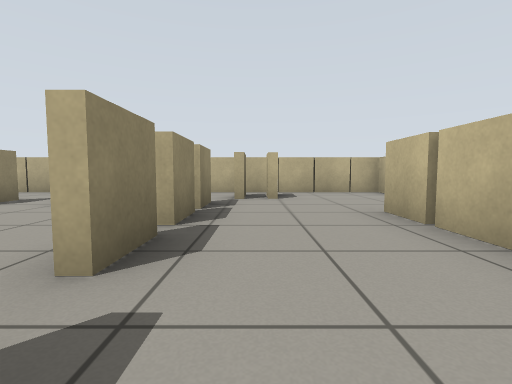
View 1 (above)

20 first-person views from a walk through a Gazebo world. The camera is 0.57 m above the floor, tilts 4° down and sees 85° across. The floor is counted in squares, 1 m on a side. Each view is taken from the middle of a square. On the plan, view 1 faces up. The plan holds only what a view shows up to about 9 squares ahead; the rest is blank.

View 2
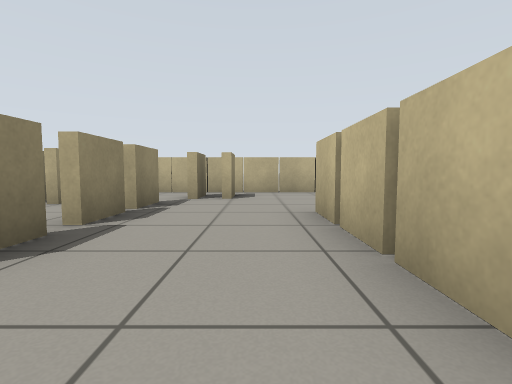

View 3
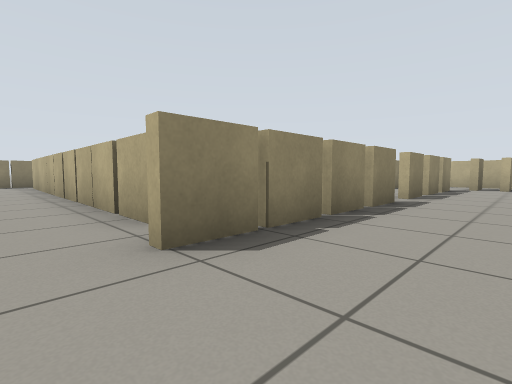

View 4
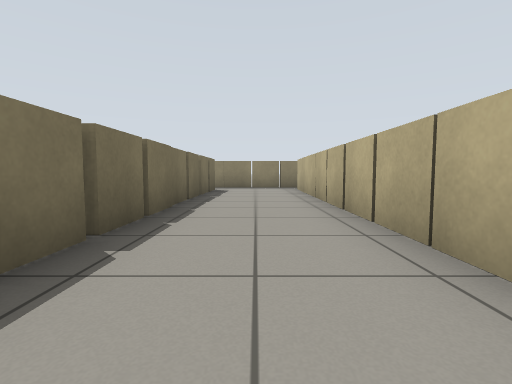

View 5
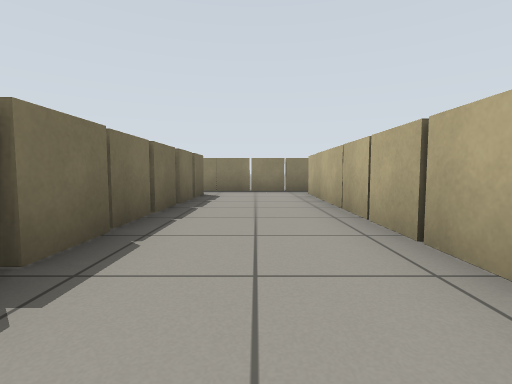

View 6
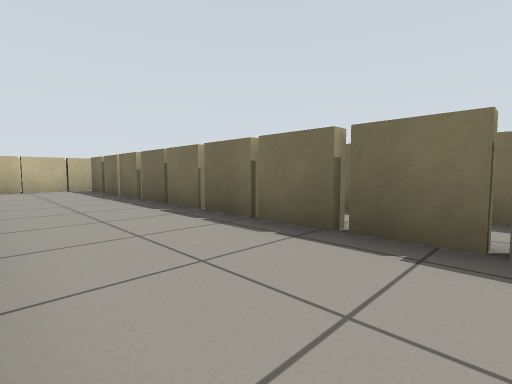

View 7
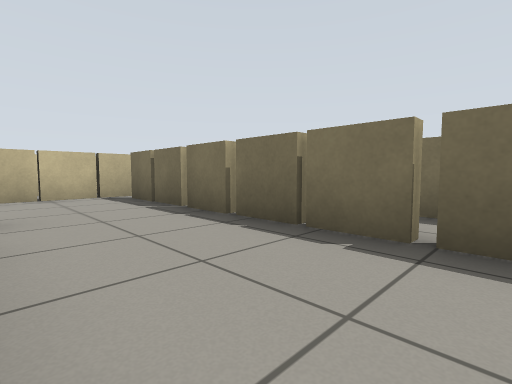

View 8
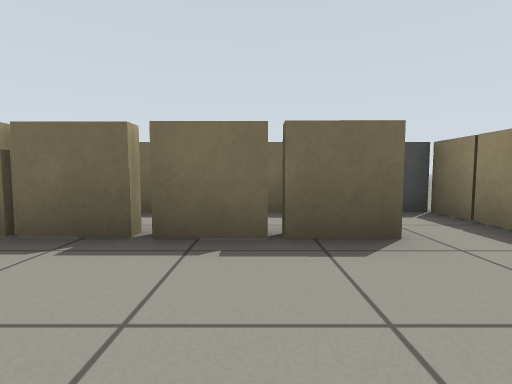

View 9
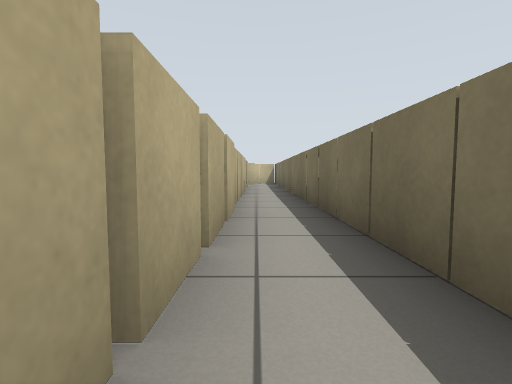

View 10
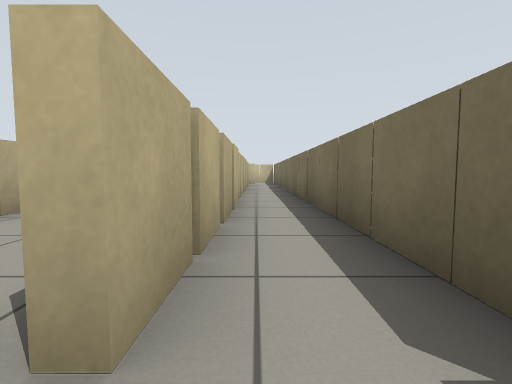

View 11
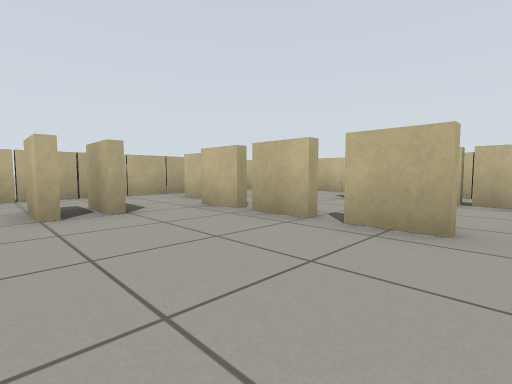

View 12
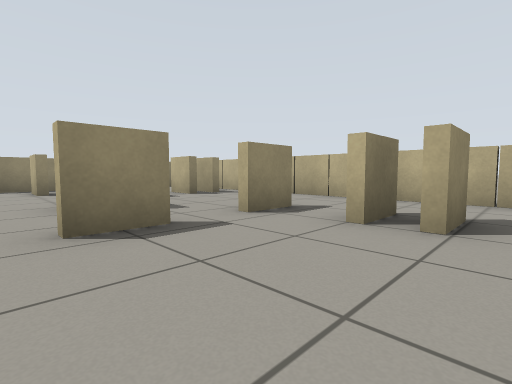

View 13
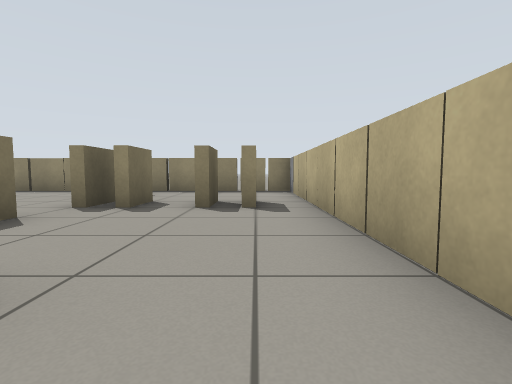

View 14
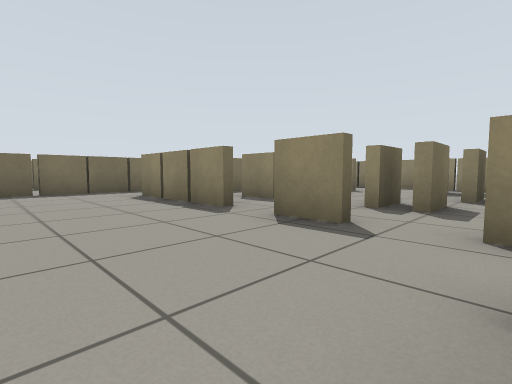

View 15
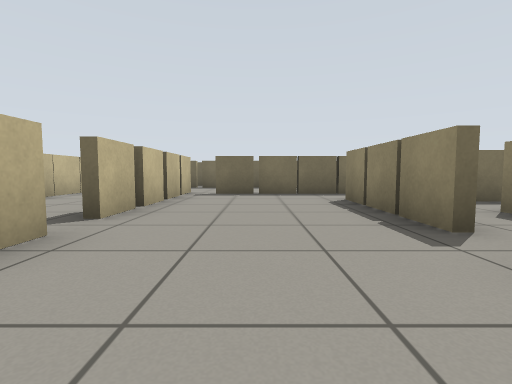

View 16
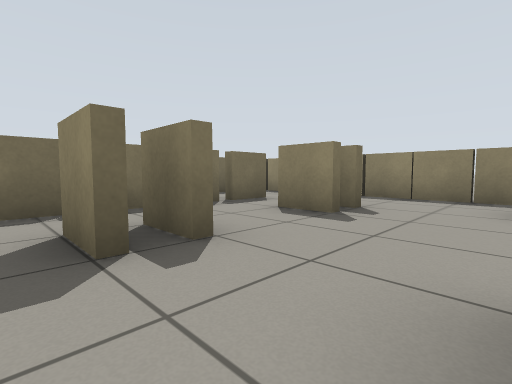

View 17
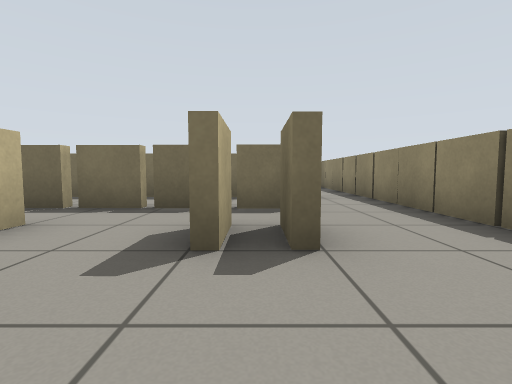

View 18
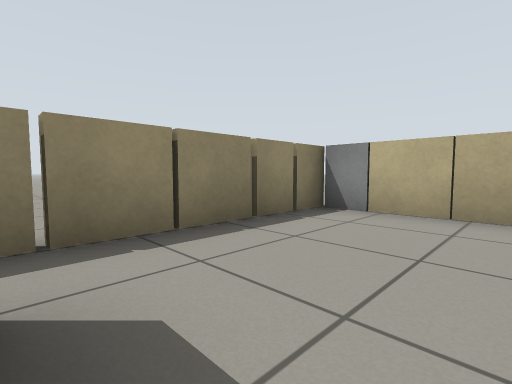

View 19
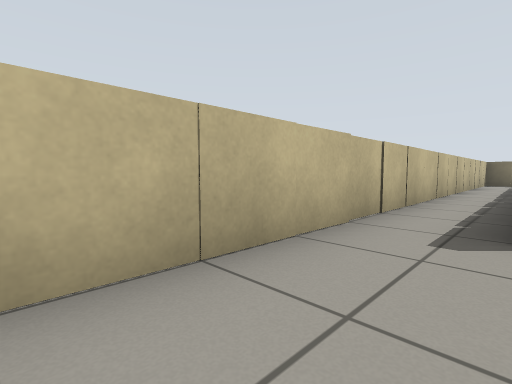

View 20
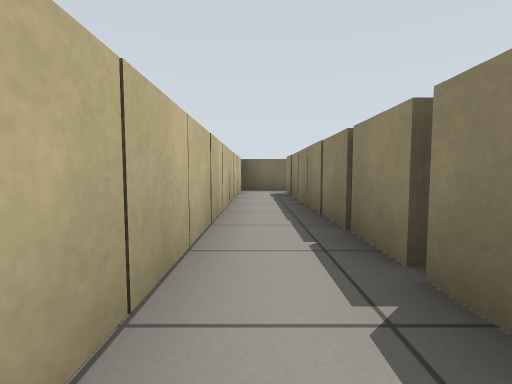

### Floor plan
Points are (right, up) in squares from view 1. A wall is a line through its corners. A room is listed if a view was taken in it or the views show most of it. See-through windows are left out.
Room 1 (views 1, 2, 3, 19, 20)
walls: (1.9, 0.9) (1.9, 1.8); (1.9, 1.9) (1.9, 4.1); (2.1, 0.1) (2.1, -0.5); (-0.9, 0.6) (-0.9, -0.5); (2.1, -0.6) (2.1, -6.9); (-0.9, 2.5) (-0.9, 1.4); (-0.9, -0.6) (-0.9, -1.7); (-0.9, -1.9) (-0.9, -4.1); (-0.9, 4) (-0.9, 2.9); (-0.9, 5.4) (-0.9, 4.3); (0.5, 6.9) (0.5, 6); (-0.2, 7) (-0.2, 5.9); (-0.8, -6.4) (1.4, -6.5); (1.9, -6.7) (1.9, -2.4); (2, -8) (3.5, -8) (3.5, 8) (0, 8)
ways out: opening at (-1, -5) to room 2; opening at (-1, 1) to room 4; gap at (-1, -2) to room 4; gap at (-1, 3.5) to room 4; gap at (2, 2)
Room 2 (views 4, 5, 6, 7, 8)
walls: (-9, -6.4) (-4.5, -6.4); (-4.3, -6.4) (-1, -6.4); (-3.1, -3.7) (-11.4, -3.6); (-11.3, -6.4) (-9.1, -6.4); (-1.9, -3.7) (-2.9, -3.7); (-12.5, -2.4) (-12.5, -6.6)
ways out: opening at (-1, -5) to room 1; opening at (-12, -6) to room 3; gap at (-10, -6) to room 3; gap at (-7, -6) to room 3; gap at (-4, -6) to room 3; gap at (-2, -3) to room 4; opening at (-12, -3) to room 6
Room 3 (views 9, 10)
walls: (-9.1, -6.6) (-11.3, -6.6); (-11, -8) (-2, -8); (-4.7, -6.6) (-9, -6.6); (-12.5, -6.6) (-12.5, -8.1); (-3.5, -6.6) (-4.2, -6.6)
ways out: opening at (-12, -6) to room 2; gap at (-10, -6) to room 2; gap at (-7, -6) to room 2; gap at (-4, -6) to room 2
objects: grey box (-12, -8)
Room 4 (views 11, 12, 13, 15, 16, 17, 18)
walls: (-7.3, 1) (-7.3, -0.1); (-6.5, 1) (-6.5, -0.1); (-4.9, 3.5) (-4.9, 2.4); (-4.9, 1.4) (-4.9, -2); (-9.5, 1) (-9.5, -0.1); (-4.9, 5.8) (-4.9, 4.7); (-10.3, 1) (-10.3, 0); (-3.5, 4.9) (-3.5, 6); (-9.7, -0.1) (-9.7, 1); (-6.9, -1.4) (-6.2, -1.4); (-8.2, -1.4) (-7.1, -1.4); (-2.8, 4.9) (-2.8, 6); (-9.4, -1.4) (-8.3, -1.4); (-10.8, -1.4) (-9.7, -1.4); (-1.1, 2.9) (-1.1, 4); (-3.5, 8) (-11.5, 8); (-1.1, 1.4) (-1.1, 2.5); (-5.9, -3.4) (-3.1, -3.4); (-1.1, -0.5) (-1.1, 0.6); (-1.1, -1.7) (-1.1, -0.6); (-12.5, 8.2) (-12.5, -1.4); (-2.9, -3.4) (-1.9, -3.4); (-1.1, -4.1) (-1.1, -1.9)
ways out: opening at (-1, 1) to room 1; gap at (-1, -2) to room 1; gap at (-1, 3.5) to room 1; gap at (-2, -3) to room 2; opening at (-3, 7) to room 5; opening at (-2, 5) to room 5; opening at (-11.5, -0.5) to room 6; gap at (-9, 5.5)
objects: grey box (-12, 8)
Room 5 (view 14)
walls: (-2.5, 6) (-2.6, 4.9); (-3.3, 6) (-3.3, 4.9); (-0.5, 6.1) (-0.5, 7); (-1.1, 4.3) (-1.1, 5.4); (0, 8) (-3.5, 8)
ways out: opening at (-3, 7) to room 4; opening at (-2, 5) to room 4
Room 6 (no view inside)
walls: (-11.2, -3.4) (-9.4, -3.4); (-12.5, -1.4) (-12.5, -2.4)
ways out: opening at (-12, -3) to room 2; opening at (-11.5, -0.5) to room 4

Positions as (right, up) in squares from view 1, and headings:
1: (0, 0), facing up
2: (1, 0), facing up
3: (1, -5), facing up-left
4: (-2, -5), facing left
5: (-4, -5), facing left
6: (-8, -4), facing down-right
7: (-5, -4), facing down-right
8: (-10, -4), facing down
9: (-11, -7), facing right
10: (-12, -7), facing right
11: (-4, 1), facing up-right
12: (-2, 2), facing up-left
13: (-4, 7), facing left
14: (-2, 5), facing down-left
15: (-3, 4), facing down
16: (-6, 3), facing down-left
17: (-10, 3), facing down
18: (-10, 4), facing up-left
19: (2, 7), facing down-right
20: (3, 1), facing down
